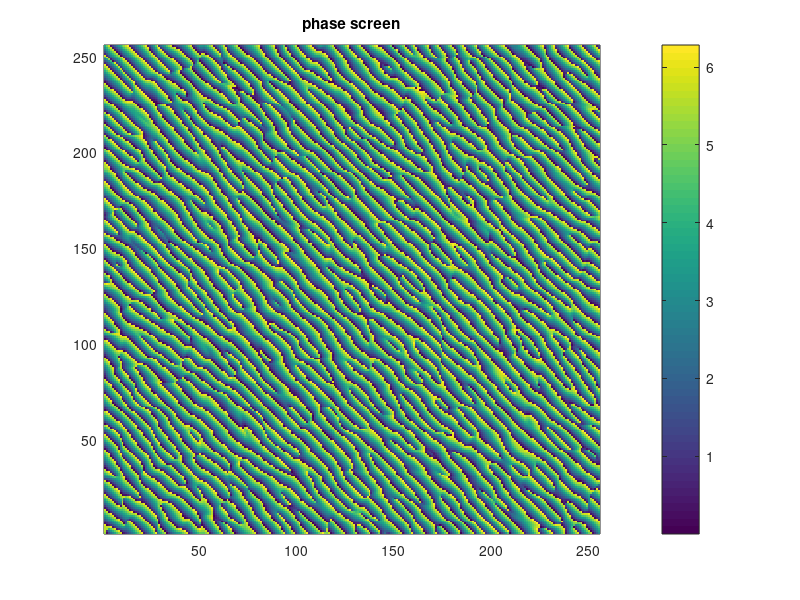
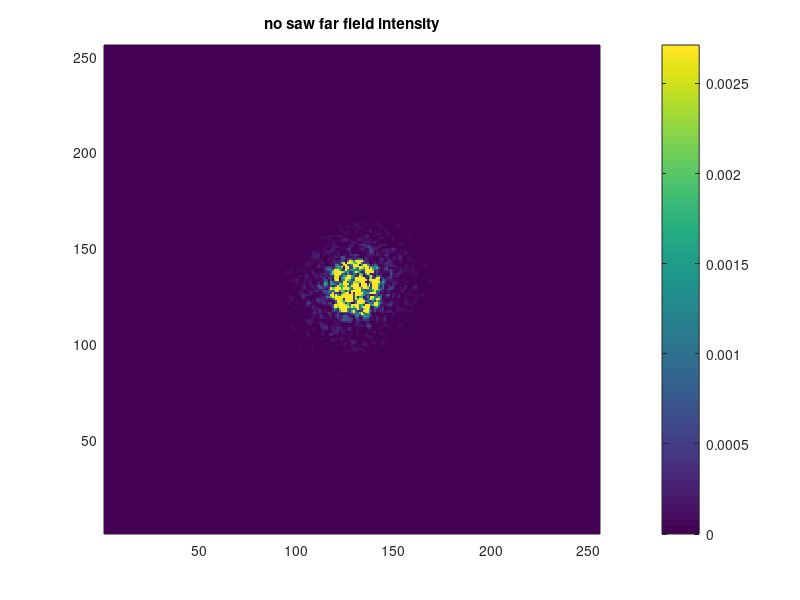
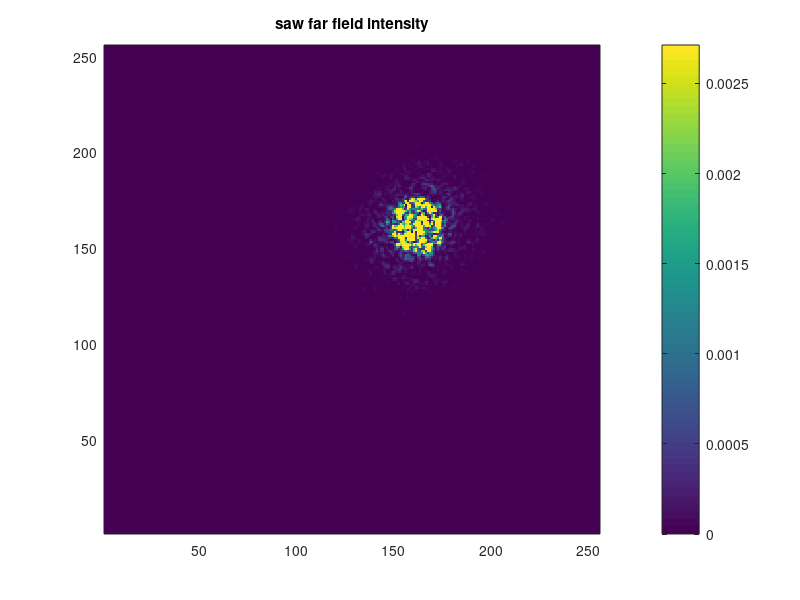

These figures' MATLAB source, in order:
% Stephen Guth, USNA, 12/03/2015, implementing Hyde, Basu, Voelz, and Xiao
% (2015).
%
% Script to generate sawtooth-displaced [mgsm] phase screens
%
% Define terms:
%
% mask - the full size grid controlling phase
% saw - the full size grid controlling amplitude
% F - the full size grid correcting the phase distortions due to saw
% screen - the full grid controlling both phase and amplitde
% reducedN - the "small grid" over which the saw heights are defined.  In
%   practice, we don't care much about this.
% kernel - also window, the coherence function convolved with random noise
%   to produce the grid phi_0

%
% Algorithm steps:
% 1) Set parameters
% 2) Create the window function (or kernel)
% 3) Voodoo magic to find h(x, y)  [Not important]
% 4) Create the sawtooth using h(x, y)
% 5) Create the sawtooth correction
% 6) Create and save each screen by convoling the kernel with circularly
%   complex Gaussian noise, and then adding the sawtooth and sawtooth
%   correction
% 7) Plots!
%

N = 256;            % SLM grid size
d = 8;              % Sawtooth length, in pixels
Ufactor = 0.7;      % Voodoo from the blackest depths, E(h)/E(h=lambda), mathematically does not work if 1.0

M = 40;             % Puts the M in MGSM
Corr_width_2 = 64;  % MGSM correlation length squared, in pixels_squared
deltax = 4;         % BGSM ring parameter in pixels
Beta = 4;           % BGSM ring parameter in pixels?
l = 1;              % vortex parameter (from paper), roughly "number of turns", l=3 gives triangle

numScreens = 10;    % change to 8000 for example

reducedN = floor(N/d);  % number of sawtooths in SLM screen
[xx, yy] = ndgrid(1:N, 1:N);  % takes two intervals and makes 2D arrays, tiled version of intervals, similar to meshgrid

%
% Make the convolution kernal for the phase relations
% 'kernel' and 'window' are the same thing.
%

r = size(xx, 1)/2;       % choose center of grid
c = size(yy, 2)/2;
rho = sqrt((xx-r).^2 + (yy-c).^2);
rho2 = (xx-r).^2 + (yy-c).^2;
theta = atan2(xx-r, yy-c);

windowx = zeros(size(rho));
windowName = 'default';         % for output naming

kernelType = 'mgsm';            % so do not have to comment and uncomment, 'mgsm', 'ring, 'vortex'
switch kernelType
    case 'mgsm'
        for m = 1:1:M;         % add in additional windows
            window_m = factorial(M)/factorial(m)/factorial(M-m)*(-1)^(m-1)/m ...
                *exp(-rho.^2/(2*m*Corr_width_2));
            windowx = windowx + window_m;

            cc = factorial(M)/factorial(m)/factorial(M-m)*(-1)^(m-1)/m;
        end
        windowName = sprintf('mgsm_%d_%d', Corr_width_2, M);
    
    case 'ring'
        param1 = Beta*rho/deltax;
        param2 = rho.^2/(2*deltax^2); 
        windowx = besselj(0,param1).*exp(-param2);
        windowName = sprintf('ring_%d_%d', deltax, Beta);
        
    case 'vortex'    % from paper by Olga etal, new 2016?
        windowx = exp(-rho2/(2*Corr_width_2));
        prefactor = -sqrt(1/(2*pi))*rho/sqrt(Corr_width_2).* ...
            exp(-rho2/(4*Corr_width_2));
        for m = 1:1:M;        % add in additional windows
            window_m = prefactor.*(1/m)*(-1i)^(m*l).*sin(m*l*theta).*...
                 (besseli((m*l-1)/2, rho2/(4*Corr_width_2)) - ...
                  besseli((m*l+1)/2, rho2/(4*Corr_width_2)));

            windowx = windowx + window_m;
        end
        windowName = sprintf('vortex_%d_%d', l, Corr_width_2);
        
    case 'swirl'   % from paper by Olga etal, new 2016?  Note change to besseli vs. besselj
        windowx = exp(-rho2/(2*Corr_width_2));
        windowv = (-1i)^l*pi^(1/2)*rho/(2*sqrt(2)*sqrt(Corr_width_2)).* ...
                exp(-rho2/(4*Corr_width_2)).*...
                    (besseli((l-1)/2, rho2/(4*Corr_width_2)) - ... 
                     besseli((l+1)/2, rho2/(4*Corr_width_2))).* ...
                cos(l*theta);
        windowx = windowx + windowv;
        windowName = sprintf('swirl_%d_%d', l, Corr_width_2);
        
    %
    % If you make a new window function, put it here in a new [case 'foo']
    % block.  Select if by changing [kernelType = 'foo'] above the switch
    % block.
    %
        
    otherwise
        warning('No instructions for making the %s kernel yet!', kernelType);
        
end

%
% Normalize the window function, then save its power spectrum.
%

window = windowx;     % where windowx is always the final window function (array) from above
                       % This is then normalized to 1 for ease of viewing
                       % the window.  This was more important before switching to Voelz method.  For example plotting
                       % two window functions for comparison, side-by-side.
fullNormFactor = sum(window(:));
kernel = window/fullNormFactor;
sqrtPhi = fft2(kernel);     % sqrt of Power Spectrum  Voelz uses, as faster vs. convolution method

%
% Name the folder where the screens are gonna go
%

outputFolder = sprintf('Output\\Saw_%s\\', windowName);
mkdir(outputFolder);

% Voodoo section from Hyde and Voelz paper . . . we all are in the woods at
% the moment . . .
% Calculate the amplitude relations.
%
% Inverting H (to go from field ratios to h) is not quite as simple as
% Voelz makes it out to be.
%
% I don't have much flexibility to pick U, and still get h to converge.  U
% must be less than or equal to 1.
%
% Voelz takes U from the complex screen amplitudes in a way that I don't
% entirely understand.  That step remains unimplemented.
%
% hbar = h/lambda;  This is roughly the height of the sawtooth. . .
%  If want to modulate the amplitude, Voelz does, we do not want this, this
%  is how you go between amplitdue modulation and SLM screen

U = Ufactor*ones(reducedN,reducedN);

H = @(x) sinc(pi*(1 - x));
x0 = 0.1; % guess
hbar = zeros(reducedN,reducedN);
for k = 1:reducedN
    for j = 1:reducedN
        hbar(k, j) = fzero( @(x)(H(x)-U(k,j)), x0 );
    end
end

%
% Build the saw
% 

sawInterval = linspace(0, 1, d);
[sawXX, sawYY] = ndgrid(sawInterval, sawInterval);
sawTemplate = (sawXX+sawYY)*pi*2;  % making go to 0 - 2pi vs. 0 -1

% created saw function
saw = zeros(N, N);
for k = 1:reducedN
    for j = 1:reducedN
        sawBlockXX = (k-1)*d + (1:d);
        sawBlockYY = (j-1)*d + (1:d);
        saw(sawBlockXX, sawBlockYY) = sawTemplate*hbar(k,j);
    end
end
sawPhase = saw;

%
% Correct the phase from the saw distortion
%

F = zeros(N, N);
for k = 1:reducedN
    for j = 1:reducedN
        sawBlockXX = (k-1)*d + (1:d);
        sawBlockYY = (j-1)*d + (1:d);
        F(sawBlockXX, sawBlockYY) = exp(-1i*pi*(1-hbar(k, j)));
    end
end
FPhase = angle(F);

%
% Make each screen
%

for k = 1:numScreens
    
    %
    % Fourier method for randomness.
    % If you prefer the convolution method, comment out the line with
    % ifft2() and replace it with the conv2() line
    %
    
    r = randn(N, N) + 1i*randn(N, N);  % circularly complex Gaussian
    mask = ifft2(r.*sqrtPhi);  % this is different from before? see next line.  Seems to work better?
    %mask = conv2(r, kernel, 'same');  % kernal is the ifft of sqrtPHi,
    %this was the method that we did before.  For reasons? the mask -=
    %ifft2(r*sqrtPhi) works better?  Note, the conv2 also works.  Gives a factor
    %difference . . .
    
    maskPhase = angle(mask);  % now take the phase of the created mask vs. just the amplitude, where
                                % previously we had a real randn(N, N)
                                % where we did a max and min, here we can
                                % take a phase which bounds between 0 and
                                % 2pi . . . around the circle, vs. just
                                % along the 0 or 180 degree direction which
                                % is what we did previously with tne
                                % non-complex Gaussian.  We were a bit
                                % confused before, where before we spent
                                % one month with the 0 and 2pi which was at
                                % the time inexplicably better as we took
                                % the phase of the real numbers.  0 - 2pi
                                % comes naturally vs. arbitrary before.
    
    %
    % Put it all together
    %
    
    screen = mod(maskPhase, 2*pi);  % subract as many 2pis before going negative and keep the remainder,
                                    %divide by 2pi and take the integer remainder . . .
    sawScreen = mod(maskPhase + sawPhase + FPhase, 2*pi);  % FPhase distortion correction for sawtooth
    figname = sprintf('%svoelz_%s_num_%d.bmp', outputFolder, windowName, k);
    imwrite(sawScreen/(2*pi),figname, 'bmp');
end


%
% Simulation Stuff
%

doSim = true;   % if make false, then skips section
if doSim
    A = 1;          % normalization thing
    b = N/4;        % incoming beam radius
    rr2 = ((xx-N/2).^2 + (yy-N/2).^2);
    gBeam = A*exp(-rr2/b^2);    % Gaussian illumination of SLM, 
    uBeam = ones(size(rr2));    % Uniform illumination of SLM
    beam = gBeam;
    % beam = uBeam;  % For uniform illumination
    beam = beam/sum(beam(:));   % Normalization for prettier plotting

    noSawFarField = fftshift(fft2(exp(1i*screen).*beam));
    noSawFarIntensity = abs(noSawFarField).^2;

    sawFarField = fftshift(fft2(exp(1i*sawScreen).*beam));
    sawFarIntensity = abs(sawFarField).^2;

    figure(1);
    clf;
    pcolor(abs(sawScreen));
    shading flat
    title('phase screen')
    colorbar();

    maxIntensity = max(max(noSawFarIntensity(:)), max(sawFarIntensity(:)));

    figure(2)
    clf
    pcolor(noSawFarIntensity);
    shading flat
    title('no saw far field intensity');
    caxis([0 maxIntensity*1e-1])
    colorbar();

    figure(3)
    clf
    pcolor(sawFarIntensity);
    shading flat
    title('saw far field intensity');
    caxis([0 maxIntensity*1e-1])
    colorbar();
end